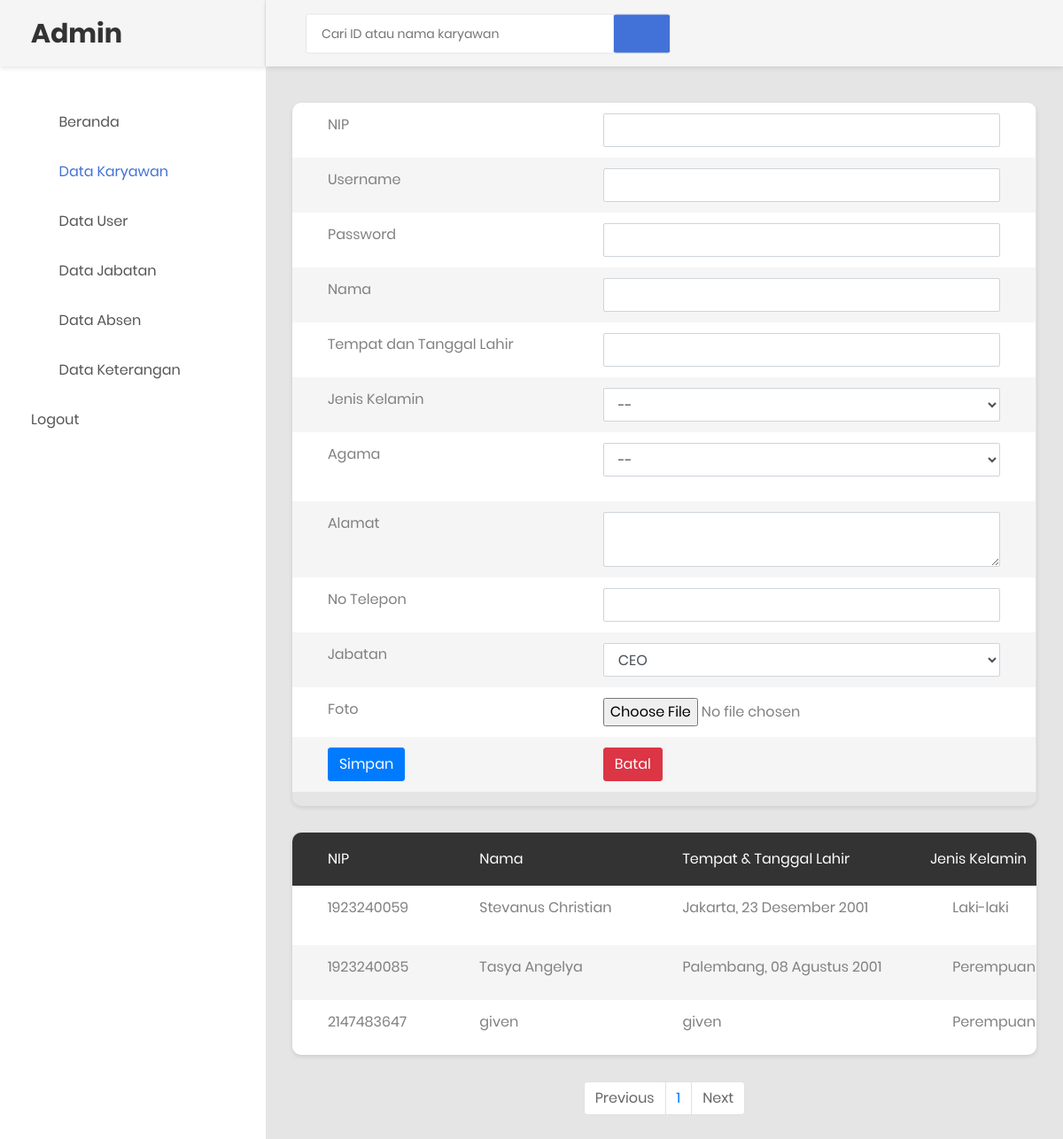
The page /datakaryawan.php (signed in) on the database as committed earlier.
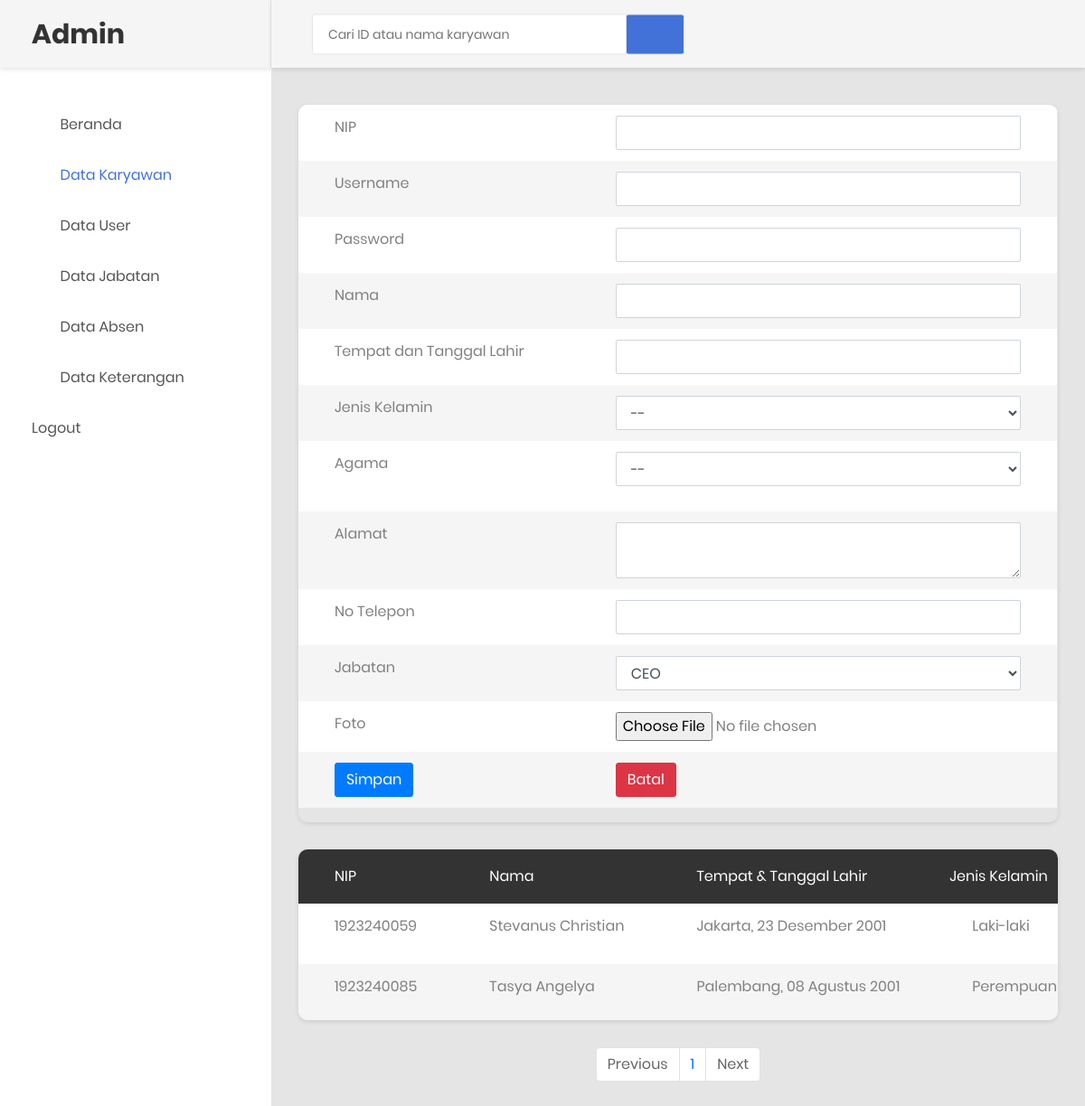
The same page on the database as committed later.
### tables this page shows
CREATE TABLE `tb_karyawan` (
  `id_karyawan` int(11) NOT NULL,
  `username` varchar(50) NOT NULL,
  `password` varchar(50) NOT NULL,
  `nama` varchar(255) NOT NULL,
  `tmp_tgl_lahir` varchar(255) NOT NULL,
  `jenkel` varchar(255) NOT NULL,
  `agama` varchar(255) NOT NULL,
  `alamat` text NOT NULL,
  `no_tel` varchar(18) NOT NULL,
  `jabatan` varchar(255) NOT NULL,
  `foto` varchar(50) NOT NULL
);

### datakaryawan.php (the view, shortened to what the changed rows need)
<!DOCTYPE html>
<html lang="en">
<head>
    <link rel="stylesheet" href="https://maxcdn.bootstrapcdn.com/bootstrap/4.5.2/css/bootstrap.min.css">
    <link rel="stylesheet" type="text/css" href="css/bootstrap.css" media="all">
    <link href="css/font-face.css" rel="stylesheet" media="all">
    <link href="vendor/font-awesome-4.7/css/font-awesome.min.css" rel="stylesheet" media="all">
    <link href="vendor/font-awesome-5/css/fontawesome-all.min.css" rel="stylesheet" media="all">
    <link href="vendor/mdi-font/css/material-design-iconic-font.min.css" rel="stylesheet" media="all">
    <link href="vendor/bootstrap-4.1/bootstrap.min.css" rel="stylesheet" media="all">
    <link href="vendor/animsition/animsition.min.css" rel="stylesheet" media="all">
    <link href="vendor/bootstrap-progressbar/bootstrap-progressbar-3.3.4.min.css" rel="stylesheet" media="all">
    <link href="vendor/wow/animate.css" rel="stylesheet" media="all">
    <link href="vendor/css-hamburgers/hamburgers.min.css" rel="stylesheet" media="all">
    <link href="vendor/slick/slick.css" rel="stylesheet" media="all">
    <link href="vendor/select2/select2.min.css" rel="stylesheet" media="all">
    <link href="vendor/perfect-scrollbar/perfect-scrollbar.css" rel="stylesheet" media="all">
    <link href="css/theme.css" rel="stylesheet" media="all">
</head>
<body class="animsition">
    <div class="page-wrapper">
        <aside class="menu-sidebar d-none d-lg-block">
            <div class="logo">
                <a href="#">
                    <h2>Admin</h2>
                </a>
            </div>
        </aside>
        <div class="page-container">
            <div class="main-content">
                <div class="section__content section__content--p30">
                    <div class="container-fluid">
                        <?php
                        include 'koneksi.php';
                         ?>
                        <div class="row">
                                <div class="table-responsive table--no-card m-b-30">
                                    <table class="table table-borderless table-striped table-earning">
                                        <thead>
                                            <tr>
                                 <th>NIP</th>
                                 <th>Nama</th>
                                 <th>Tempat & tanggal lahir</th>
                                 <th class="text-right">Jenis Kelamin</th>
                                            </tr>
                                        </thead>
                                        <tbody>
                                           <?php
                                            include 'paging.php';
                                            ?>
                                        </tbody>
                                    </table>
                                </div>
                            </div>
                            <ul class="pagination justify-content-center">
                <?php
                for($x=1;$x<=$total_halaman;$x++){
                    ?>
                    <li class="page-item"><a class="page-link" href="?halaman=<?php echo $x ?>"><?php echo $x; ?></a></li>
                    <?php
                }
                ?>
            </ul>
                </div>
            </div>
        </div>
    </div>
</body>
</html>

### paging.php (shortened to what the changed rows need)
<head>
</head>
<?php
include 'koneksi.php';
$batas = 5;
$halaman = isset($_GET['halaman']) ? (int)$_GET['halaman'] : 1;
$halaman_awal = ($halaman>1) ? ($halaman * $batas) - $batas : 0;
$data = mysqli_query($koneksi, "SELECT * FROM tb_karyawan");
$jumlah_data = mysqli_num_rows($data);
$total_halaman = ceil($jumlah_data / $batas);
$data_karyawan = mysqli_query($koneksi, "SELECT * FROM tb_karyawan LIMIT $halaman_awal, $batas");
while ($row=mysqli_fetch_array($data_karyawan)) {
 ?>
  <tr>
                                                <td><?php echo $row['id_karyawan']; ?></td>
                                                <td><?php echo $row['nama']; ?></td>
                                                <td><?php echo $row['tmp_tgl_lahir']; ?></td>
                                                <td><?php echo $row['jenkel']; ?></td>
                                            </tr>
                                        <?php } ?>

Rows that differ between the two databases and show on the page:
removed tb_karyawan: id_karyawan "2147483647", nama "given", tmp_tgl_lahir "given", jenkel "Perempuan"
